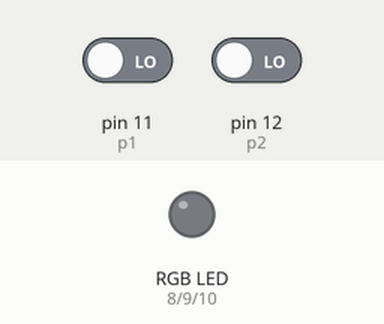
This sketch was run on a simulated Arduino Uno, built with avr-gcc and run on an emulated ATmega328P. Shown: an RGB LED mixed from three pins (HIGH = lit). The test bench sets the inputs (shaded band); at power-on: pin 11 (p1) LOW, pin 12 (p2) LOW.

Above: at 1.2 s.
1.3 s: pin 11 (p1) driven HIGH
At 1.7 s:
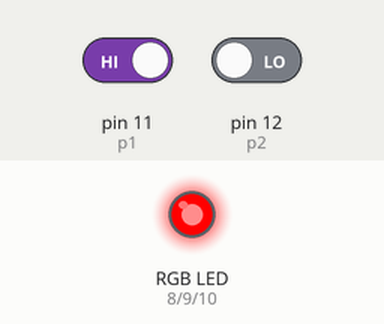
At 3.1 s:
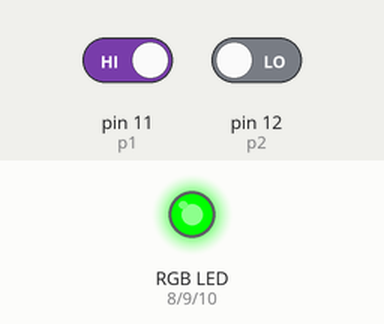
Timing chart, 0 to 15.8 s (numbered marks = the images above; inputs shaded):
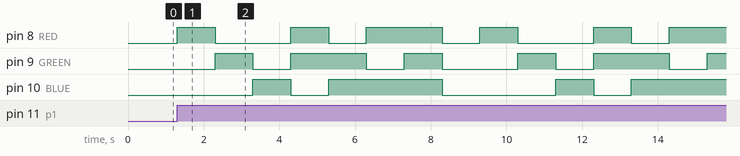

The sketch:

Pto2.ino
```cpp
// Encender el LED RGB y conformar los siguientes coleres:
// ROJO 0
// VERDE 1
// AZUL 2
// AMARILLO 3 R & G
// CELESTE 4  G & B
// VIOLETA 5
// BLANCO 6

// Implementando dos pulsadores por flanco se debe poder prender y apagar el led

#define RED 8
#define GREEN 9
#define BLUE 10
#define p1 11
#define p2 12

int p1_ant = 0;
int p2_ant = 0;
bool on = 0;

void setup() {
   pinMode(RED, OUTPUT);
   pinMode(GREEN, OUTPUT);
   pinMode(BLUE, OUTPUT);
 }

void loop() {
    if (digitalRead(p1) and !p1_ant) on = 1;
    if (digitalRead(p2) and !p2_ant) on = 0;

    for (int col = 0; on; col++) {
        if (col > 7) col = 0;
        digitalWrite(RED, (col == 0 || col == 3 || col == 5 || col == 6));
        digitalWrite(GREEN, (col == 1 || col == 3 || col == 4 || col == 6));
        digitalWrite(BLUE, (col == 2 || col == 4 || col == 5 || col == 6));
        delay(1000);
    }
    p1_ant = digitalRead(p1);
    p2_ant = digitalRead(p2);
}
```

Measured:
- after the input at 1.3 s, pin 8 (RED): LOW → HIGH at once, → LOW 1.0 s later, → HIGH 2.0 s later, → LOW 1.0 s later, … (11 changes in this stretch); pin 9 (GREEN): LOW → HIGH after 1.0 s, → LOW 1.0 s later, → HIGH 1.0 s later, → LOW 2.0 s later, … (11 changes in this stretch)
